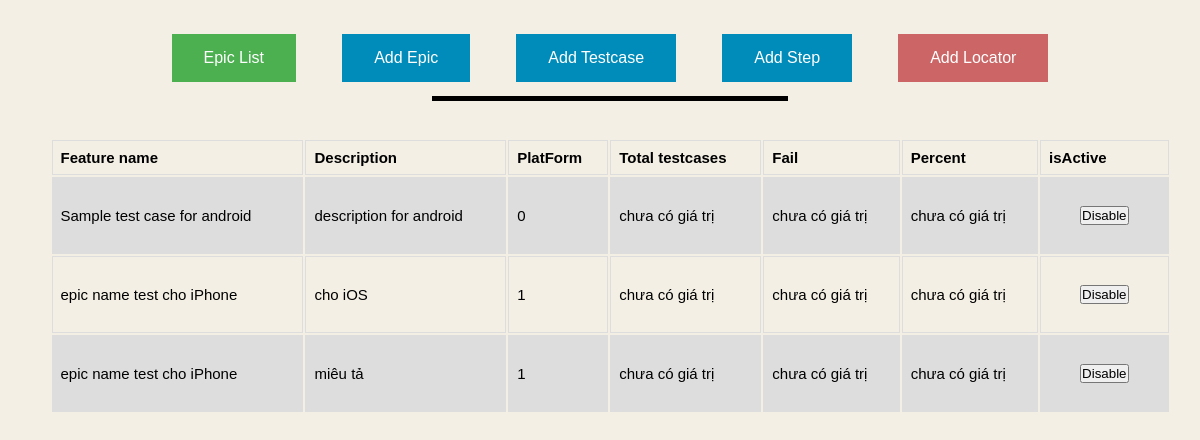
Page /home.php on the earlier database version.
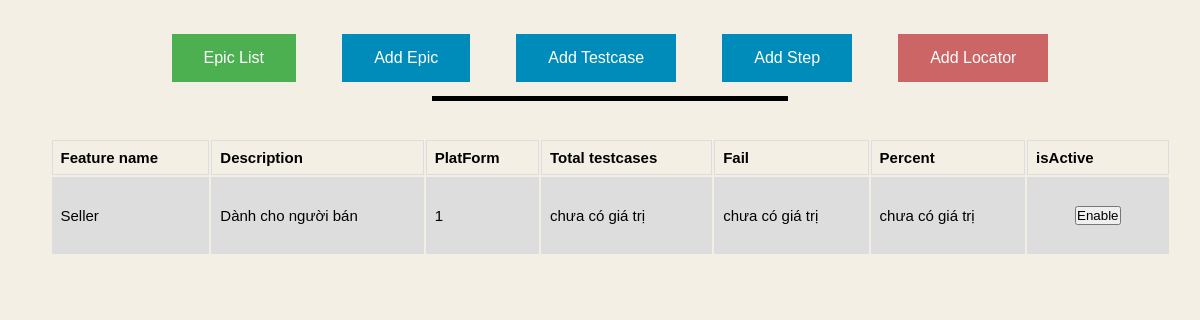
Same page on the later database version.
### tables this page shows
CREATE TABLE `ct_epic` (
  `epic_id` int(255) NOT NULL,
  `epic_name` varchar(500) NOT NULL,
  `platform` varchar(255) NOT NULL,
  `description` varchar(255) NOT NULL,
  `isActive` int(10) NOT NULL
);

### module/front/epic.php (the view, shortened to what this page needs)
<?php
$sql='SELECT * from ct_epic order by isActive desc';
			$rs=mysqli_query($link,$sql);
?>
<table align = "center" >
  <tr>
    <th>Feature name</th>
    <th>Description</th>
		  <th>PlatForm</th>
    <th>Total testcases</th>
    <th>Fail</th>
    <th>Percent</th>
		<th>isActive</th>
   </tr >
    <?php
	while($r=mysqli_fetch_assoc($rs))
			{
	?>
      <tr onclick="window.location='?mod=testcase&epic_id=<?php echo $r['epic_id']; ?>';">
        <td> <?php echo $r['epic_name']; ?></td>
        <td><?php echo $r['description']; ?></td>
				  <td><?php echo $r['platform']; ?></td>
        <td> chưa có giá trị</td>
        <td>chưa có giá trị</td>
        <td>chưa có giá trị</td>
				  <td>
						<p>
											<form method="post" action="<?php
											if($r['isActive'] == 0){
													$link13 = "?mod=be_isActive&value=1&epic_id=".$r['epic_id'];
											} else {
														$link13 = "?mod=be_isActive&value=0&epic_id=".$r['epic_id'];
											}
											echo $link13;
											?>">
											<?php
														if($r['isActive'] == 0){
															echo "<button type=\"submit\" class=\"isactive0\">";
															echo "Disable";
														} else {
															echo "<button type=\"submit\" class=\"isactive1\">";
																echo "Enable";
														}
														?>
													</button>
											</form>
						</p>
					</td>
      </tr>
         <?php }  ?>
</table>

### home.php (shortened to what this page needs)
<!doctype html>
<html>
<head>
</head>
<link rel="stylesheet" href="css/style.css" type="text/css" >
<link rel="stylesheet" href="css/nivo-slider.css" type="text/css" media="screen" >
<link rel="stylesheet" href="css/default.advanced.css" type="text/css" >
<link rel="stylesheet" href="css/contentslider.css" type="text/css"  >
<link rel="stylesheet" href="css/jquery.fancybox-1.3.1.css" type="text/css" media="screen" >
</head>
<body>
<h1 align = "center">
<button class="button button1" onclick="document.location='?mod=epic'" >Epic List</button>
<button  class="button button2" onclick="document.location='?mod=addepic'" >Add Epic</button>
<button  class="button button2" onclick="document.location='?mod=addtestcase'" >Add Testcase</button>
<button  class="button button2"onclick="document.location='?mod=addstep'" >Add Step</button>
<button  class="button button3"onclick="document.location='?mod=addlocator'" >Add Locator</button>
</h1>
<hr  width="30%" size="5px" align="center" color="#000000" />
<h>
	  <?php
                    $mod=$_GET['mod'];
                    if($mod=='')$mod='epic';
                    include("module/front/{$mod}.php");
                ?>
</h>
</body>
</html>

### css/style.css (style rules this page uses)
* { text-align: -webkit-center; padding:0px; margin:10px; }
body { background-image:url(../images/bg.gif); background-repeat:repeat-x; background-position:top; background-color:#f3efe4; font-family:Arial, Helvetica, sans-serif; font-size:15px; float:left; width:100%; }
table { width: 95%; border-collapse: separate; }
h1 { font-size:22px; font-weight:normal; }
p { line-height:18px; }

### home.php (style rules this page uses)
.button { border: none; color: white; padding: 15px 32px; text-align: center; text-decoration: none; display: inline-block; font-size: 16px; margin: 4px 20px; cursor: pointer; }
.button1 { background-color: #4CAF50; }
.button2 { background-color: #008CBA; }
.button3 { background-color:#C66 }
table { font-family: arial, sans-serif; border-collapse: collapse; width: 90%; }
td, th { border: 1px solid #dddddd; text-align: left; padding: 8px; }
tr:nth-child(even) { background-color: #dddddd; }

Differences in the rows shown:
removed ct_epic: epic_name "Sample test case for android", description "description for android", platform "0", shows "Disable"
removed ct_epic: epic_name "epic name test cho iPhone", description "cho iOS", platform "1", shows "Disable"
removed ct_epic: epic_name "epic name test cho iPhone", description "miêu tả", platform "1", shows "Disable"
added ct_epic: epic_name "Seller", description "Dành cho người bán", platform "1", isActive "Enable"
